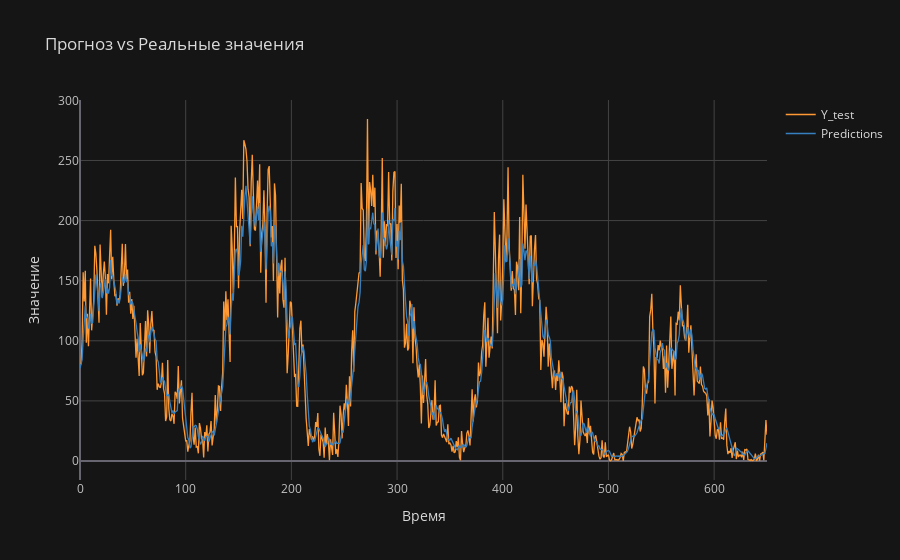

Write notebook code for a chart like this one.
### Code cell
y_test_inv = scaler.inverse_transform(y_test.reshape(-1, 1))
predictions_inv = scaler.inverse_transform(predictions)
df_test = pd.DataFrame({
    'Y_test': y_test_inv.ravel(),
    'Predictions': predictions_inv.ravel()
})
# Отобразить на графике
df_test.iplot(title="Прогноз vs Реальные значения", xTitle="Время", yTitle="Значение", theme="solar")

### Figure 1 — Plotly figure (JSON) as saved in the notebook; plotly's stock layout.template omitted (floating-point values rounded to 4 significant figures; data arrays with more than 128 entries replaced by an {"elided": "..."} marker saying what was removed)
{"data": [{"line": {"color": "rgba(255, 153, 51, 1.0)", "dash": "solid", "shape": "linear", "width": 1.3}, "mode": "lines", "name": "Y_test", "text": "", "type": "scatter", "x": {"elided": "651 int values"}, "y": {"elided": "651 float values"}}, {"line": {"color": "rgba(55, 128, 191, 1.0)", "dash": "solid", "shape": "linear", "width": 1.3}, "mode": "lines", "name": "Predictions", "text": "", "type": "scatter", "x": {"elided": "651 int values"}, "y": {"elided": "651 float values"}}], "layout": {"legend": {"bgcolor": "#151516", "font": {"color": "#D9D9D9"}}, "paper_bgcolor": "#151516", "plot_bgcolor": "#151516", "title": {"font": {"color": "#D9D9D9"}, "text": "Прогноз vs Реальные значения"}, "xaxis": {"gridcolor": "#434343", "showgrid": true, "tickfont": {"color": "#C2C2C2"}, "title": {"font": {"color": "#D9D9D9"}, "text": "Время"}, "zerolinecolor": "#666570"}, "yaxis": {"gridcolor": "#434343", "showgrid": true, "tickfont": {"color": "#C2C2C2"}, "title": {"font": {"color": "#D9D9D9"}, "text": "Значение"}, "zerolinecolor": "#666570"}}}
